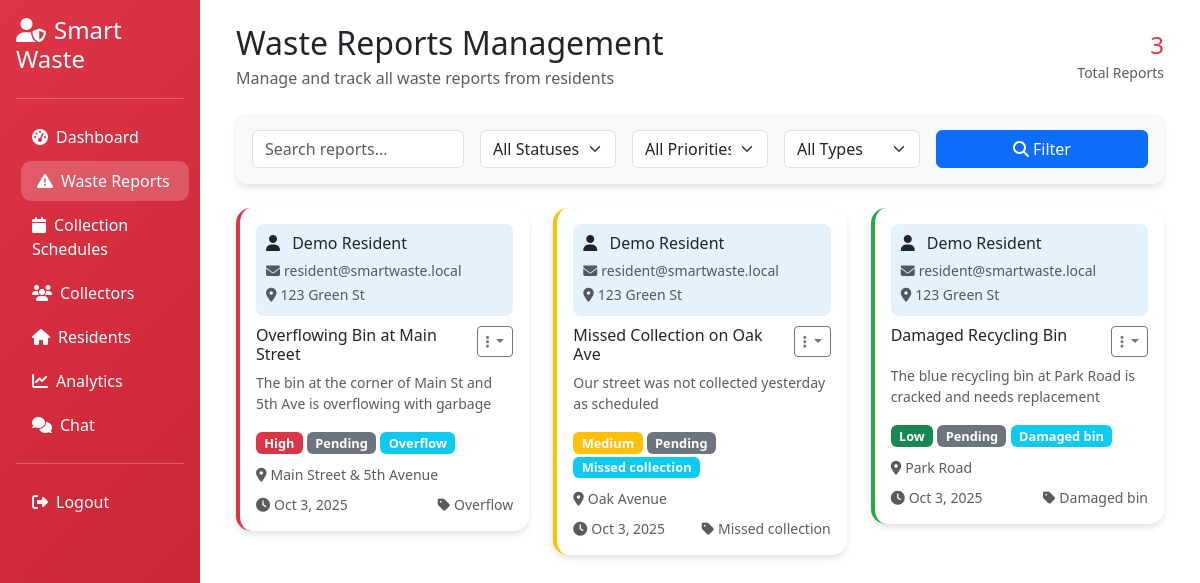
The app's page /dashboard/admin/reports.php (signed in) with its own data.
### tables this page shows
CREATE TABLE waste_reports (
    id INT UNSIGNED NOT NULL AUTO_INCREMENT,
    user_id INT UNSIGNED NOT NULL,
    report_type ENUM('overflow', 'missed_collection', 'damaged_bin', 'illegal_dumping', 'other') NOT NULL,
    title VARCHAR(255) NOT NULL,
    description TEXT NOT NULL,
    location VARCHAR(255) NOT NULL,
    latitude DECIMAL(10, 8) NULL,
    longitude DECIMAL(11, 8) NULL,
    priority ENUM('low', 'medium', 'high', 'urgent') DEFAULT 'medium',
    status ENUM('pending', 'assigned', 'in_progress', 'completed', 'cancelled') DEFAULT 'pending',
    assigned_to INT UNSIGNED NULL,
    reported_at TIMESTAMP NOT NULL DEFAULT CURRENT_TIMESTAMP,
    completed_at DATETIME NULL,
    created_at TIMESTAMP NOT NULL DEFAULT CURRENT_TIMESTAMP,
    updated_at TIMESTAMP NOT NULL DEFAULT CURRENT_TIMESTAMP ON UPDATE CURRENT_TIMESTAMP,
    PRIMARY KEY (id),
    KEY idx_waste_reports_user_id (user_id),
    KEY idx_waste_reports_status (status),
    KEY idx_waste_reports_priority (priority),
    KEY idx_waste_reports_assigned_to (assigned_to),
    CONSTRAINT fk_waste_reports_user FOREIGN KEY (user_id) REFERENCES users(id) ON DELETE CASCADE,
    CONSTRAINT fk_waste_reports_assigned FOREIGN KEY (assigned_to) REFERENCES users(id) ON DELETE SET NULL
);

CREATE TABLE users (
    id INT UNSIGNED NOT NULL AUTO_INCREMENT,
    username VARCHAR(100) NOT NULL,
    first_name VARCHAR(100) NOT NULL,
    middle_name VARCHAR(100) NULL,
    last_name VARCHAR(100) NOT NULL,
    email VARCHAR(190) NOT NULL,
    password VARCHAR(255) NOT NULL,
    role VARCHAR(20) NOT NULL DEFAULT 'resident',  
    address VARCHAR(255) NOT NULL,
    phone VARCHAR(20) NULL,
    profile_image VARCHAR(255) NULL,
    eco_points INT DEFAULT 0,
    email_verified_at DATETIME NULL,
    created_at TIMESTAMP NOT NULL DEFAULT CURRENT_TIMESTAMP,
    updated_at TIMESTAMP NOT NULL DEFAULT CURRENT_TIMESTAMP ON UPDATE CURRENT_TIMESTAMP,
    PRIMARY KEY (id),
    UNIQUE KEY uq_users_email (email),
    UNIQUE KEY uq_users_username (username)
);

### config/config.php (called while the page is built, shortened)
<?php
function e(string $value): string {
	return htmlspecialchars($value, ENT_QUOTES, 'UTF-8');
}
function format_ph_date($date_string, $format = 'M j, Y g:i A'): string {
	$date = new DateTime($date_string);
	$date->setTimezone(new DateTimeZone('Asia/Manila'));
	return $date->format($format);
}
?>

### dashboard/admin/reports.php (the view, shortened to what this page needs)
<?php
require_once '../../config/config.php';
$page = $_GET['page'] ?? 1;
$limit = 15;
$offset = ($page - 1) * $limit;
$search = $_GET['search'] ?? '';
$where_conditions = ["1=1"];
$params = [];
$param_types = "";
$where_clause = implode(" AND ", $where_conditions);
$count_sql = "
	SELECT COUNT(*) as total
	FROM waste_reports wr
	JOIN users u ON wr.user_id = u.id
	WHERE {$where_clause}
";
$stmt = $conn->prepare($count_sql);
$stmt->execute();
$total_reports = $stmt->get_result()->fetch_assoc()['total'];
$sql = "
	SELECT wr.*, u.first_name, u.last_name, u.email, u.phone, u.address as user_address,
		   assigned.first_name as assigned_first_name, assigned.last_name as assigned_last_name
	FROM waste_reports wr
	JOIN users u ON wr.user_id = u.id
	LEFT JOIN users assigned ON wr.assigned_to = assigned.id
	WHERE {$where_clause}
	ORDER BY wr.created_at DESC
	LIMIT ? OFFSET ?
";
$params[] = $limit;
$params[] = $offset;
$param_types .= "ii";
$stmt = $conn->prepare($sql);
$stmt->bind_param($param_types, ...$params);
$stmt->execute();
$reports = $stmt->get_result();
if ($reports->num_rows > 0) {
	$reports->data_seek(0);
	$reports->data_seek(0);
}
?>
<!DOCTYPE html>
<html lang="en">
<head>
	<link href="https://cdn.jsdelivr.net/npm/bootstrap@5.3.0/dist/css/bootstrap.min.css" rel="stylesheet">
	<link rel="stylesheet" href="https://cdnjs.cloudflare.com/ajax/libs/font-awesome/6.4.0/css/all.min.css">
	<link rel="stylesheet" href="../../assets/css/dashboard.css">
</head>
<body>
	<div class="container-fluid">
		<div class="row">
			<div class="col-md-3 col-lg-2 sidebar text-white p-0">
				<div class="p-3">
					<h4 class="mb-4"><i class="fas fa-user-shield me-2"></i><?php echo APP_NAME; ?></h4>
					<hr class="bg-white">
					<nav class="nav flex-column">
						<a class="nav-link text-white" href="index.php">
							<i class="fas fa-tachometer-alt me-2"></i>Dashboard
						</a>
						<a class="nav-link text-white active" href="reports.php">
							<i class="fas fa-exclamation-triangle me-2"></i>Waste Reports
						</a>
						<a class="nav-link text-white" href="schedules.php">
							<i class="fas fa-calendar me-2"></i>Collection Schedules
						</a>
						<a class="nav-link text-white" href="collectors.php">
							<i class="fas fa-users me-2"></i>Collectors
						</a>
						<a class="nav-link text-white" href="residents.php">
							<i class="fas fa-home me-2"></i>Residents
						</a>
						<a class="nav-link text-white" href="analytics.php">
							<i class="fas fa-chart-line me-2"></i>Analytics
						</a>
						<a class="nav-link text-white" href="chat.php">
							<i class="fas fa-comments me-2"></i>Chat
						</a>
						<hr class="bg-white">
						<a class="nav-link text-white" href="../../logout.php">
							<i class="fas fa-sign-out-alt me-2"></i>Logout
						</a>
					</nav>
				</div>
			</div>
			<div class="col-md-9 col-lg-10">
				<div class="p-4">
					<div class="d-flex justify-content-between align-items-center mb-4">
						<div>
							<h2 class="mb-1">Waste Reports Management</h2>
							<p class="text-muted mb-0">Manage and track all waste reports from residents</p>
						</div>
						<div class="text-end">
							<div class="h4 text-danger mb-0"><?php echo $total_reports; ?></div>
							<small class="text-muted">Total Reports</small>
						</div>
					</div>
					<div class="card filter-card mb-4">
						<div class="card-body">
							<form method="GET" class="row g-3">
								<div class="col-md-3">
									<input type="text" class="form-control" name="search" placeholder="Search reports..." value="<?php echo e($search); ?>">
								</div>
								<div class="col-md-2">
									<select class="form-select" name="status">
										<option value="">All Statuses</option>
									</select>
								</div>
								<div class="col-md-2">
									<select class="form-select" name="priority">
										<option value="">All Priorities</option>
									</select>
								</div>
								<div class="col-md-2">
									<select class="form-select" name="type">
										<option value="">All Types</option>
									</select>
								</div>
								<div class="col-md-3">
									<button type="submit" class="btn btn-primary w-100">
										<i class="fas fa-search me-1"></i>Filter
									</button>
								</div>
							</form>
						</div>
					</div>
					<div class="row">
						<?php if ($reports->num_rows > 0): ?>
							<?php while ($report = $reports->fetch_assoc()): ?>
								<div class="col-md-6 col-lg-4 mb-4">
									<div class="card report-card <?php echo $report['priority']; ?>">
										<div class="card-body">
											<div class="resident-info">
												<h6 class="mb-1">
													<i class="fas fa-user me-2"></i>
													<?php echo e($report['first_name'] . ' ' . $report['last_name']); ?>
												</h6>
												<small class="text-muted">
													<i class="fas fa-envelope me-1"></i><?php echo e($report['email']); ?><br>
													<i class="fas fa-map-marker-alt me-1"></i><?php echo e($report['user_address']); ?>
												</small>
											</div>
											<div class="d-flex justify-content-between align-items-start mb-2">
												<h6 class="card-title mb-0"><?php echo e($report['title']); ?></h6>
												<div class="dropdown">
													<button class="btn btn-sm btn-outline-secondary dropdown-toggle" type="button" data-bs-toggle="dropdown">
														<i class="fas fa-ellipsis-v"></i>
													</button>
												</div>
											</div>
											<p class="card-text text-muted small"><?php echo e(substr($report['description'], 0, 100)) . (strlen($report['description']) > 100 ? '...' : ''); ?></p>
											<div class="mb-2">
												<span class="badge bg-<?php echo $report['priority'] === 'high' ? 'danger' : ($report['priority'] === 'medium' ? 'warning' : ($report['priority'] === 'urgent' ? 'dark' : 'success')); ?> status-badge">
													<?php echo ucfirst($report['priority']); ?>
												</span>
												<span class="badge bg-secondary status-badge">
													<?php echo ucfirst($report['status']); ?>
												</span>
												<span class="badge bg-info status-badge">
													<?php echo ucfirst(str_replace('_', ' ', $report['report_type'])); ?>
												</span>
											</div>
											<div class="mb-2">
												<small class="text-muted">
													<i class="fas fa-map-marker-alt me-1"></i><?php echo e($report['location']); ?>
												</small>
											</div>
											<div class="d-flex justify-content-between align-items-center">
												<small class="text-muted">
													<i class="fas fa-clock me-1"></i><?php echo format_ph_date($report['created_at'], 'M j, Y'); ?>
												</small>
												<small class="text-muted">
													<i class="fas fa-tag me-1"></i><?php echo ucfirst(str_replace('_', ' ', $report['report_type'])); ?>
												</small>
											</div>
										</div>
									</div>
								</div>
							<?php endwhile; ?>
						<?php endif; ?>
					</div>
				</div>
			</div>
		</div>
	</div>
</body>
</html>

### assets/css/dashboard.css (style rules this page uses)
.sidebar { min-height: 100vh; }
.card { border: none; border-radius: 12px; box-shadow: 0 4px 10px rgba(0,0,0,0.06); }
.nav-link { border-radius: 10px; margin: 2px 0; transition: all 0.2s ease; }

### dashboard/admin/reports.php (style rules this page uses)
.sidebar { min-height: 100vh; background: linear-gradient(135deg, #dc3545 0%, #c82333 100%); }
.card { border: none; border-radius: 15px; box-shadow: 0 4px 6px rgba(0, 0, 0, 0.1); }
.nav-link { border-radius: 10px; margin: 2px 0; transition: all 0.3s; }
.nav-link:hover, .nav-link.active { background-color: rgba(255, 255, 255, 0.2); transform: translateX(5px); }
.report-card { border-left: 4px solid #007bff; transition: transform 0.2s; }
.report-card.high { border-left-color: #dc3545; }
.report-card.medium { border-left-color: #ffc107; }
.report-card.low { border-left-color: #28a745; }
.status-badge { font-size: 0.8rem; }
.filter-card { background: #f8f9fa; border-radius: 10px; }
.resident-info { background: #e3f2fd; border-radius: 8px; padding: 10px; margin-bottom: 10px; }

### records on screen
waste_reports: user.last_name "Demo Resident", user.email "resident@smartwaste.local", user.address "123 Green St", title "Overflowing Bin at Main Street", description "The bin at the corner of Main St and 5th Ave is overflowing with garbage", priority "High", status "Pending", report_type "Overflow", location "Main Street & 5th Avenue", created_at "Oct 3, 2025"
waste_reports: user.last_name "Demo Resident", user.email "resident@smartwaste.local", user.address "123 Green St", title "Missed Collection on Oak Ave", description "Our street was not collected yesterday as scheduled", priority "Medium", status "Pending", report_type "Missed collection", location "Oak Avenue", created_at "Oct 3, 2025"
waste_reports: user.last_name "Demo Resident", user.email "resident@smartwaste.local", user.address "123 Green St", title "Damaged Recycling Bin", description "The blue recycling bin at Park Road is cracked and needs replacement", priority "Low", status "Pending", report_type "Damaged bin", location "Park Road", created_at "Oct 3, 2025"

### other values on screen
APP_NAME "Smart Waste"
$total_reports "3"
